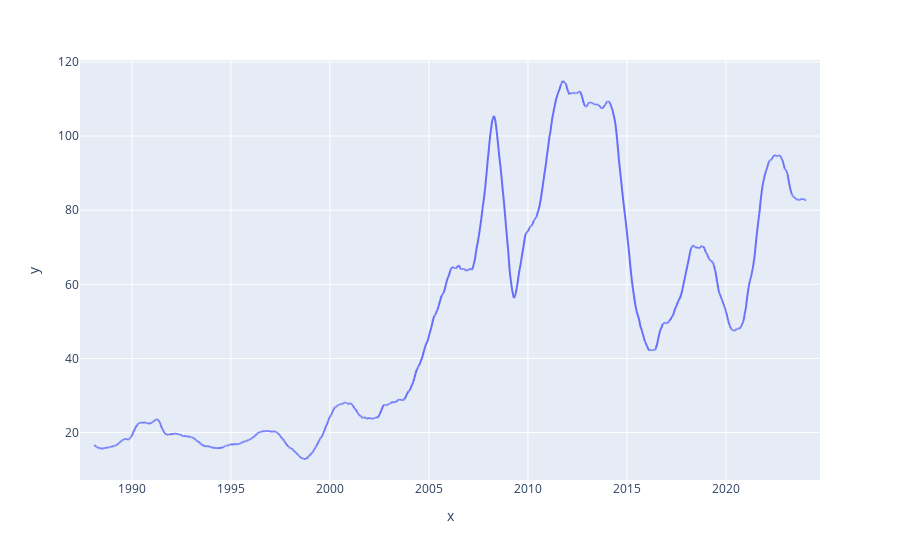

Write notebook code for a chart like this one.
### Code cell
px.line(x=resultados.trend.index, y=resultados.trend)

### Figure 1 — Plotly figure (JSON) as saved in the notebook; plotly's stock layout.template omitted (floating-point values rounded to 4 significant figures; data arrays with more than 128 entries replaced by an {"elided": "..."} marker saying what was removed)
{"data": [{"hovertemplate": "x=%{x}<br>y=%{y}<extra></extra>", "legendgroup": "", "line": {"color": "#636efa", "dash": "solid"}, "marker": {"symbol": "circle"}, "mode": "lines", "name": "", "showlegend": false, "type": "scattergl", "x": {"elided": "11267 str values"}, "xaxis": "x", "y": {"elided": "11267 float values"}, "yaxis": "y"}], "layout": {"legend": {"tracegroupgap": 0}, "margin": {"t": 60}, "xaxis": {"anchor": "y", "domain": [0, 1], "title": {"text": "x"}}, "yaxis": {"anchor": "x", "domain": [0, 1], "title": {"text": "y"}}}}
